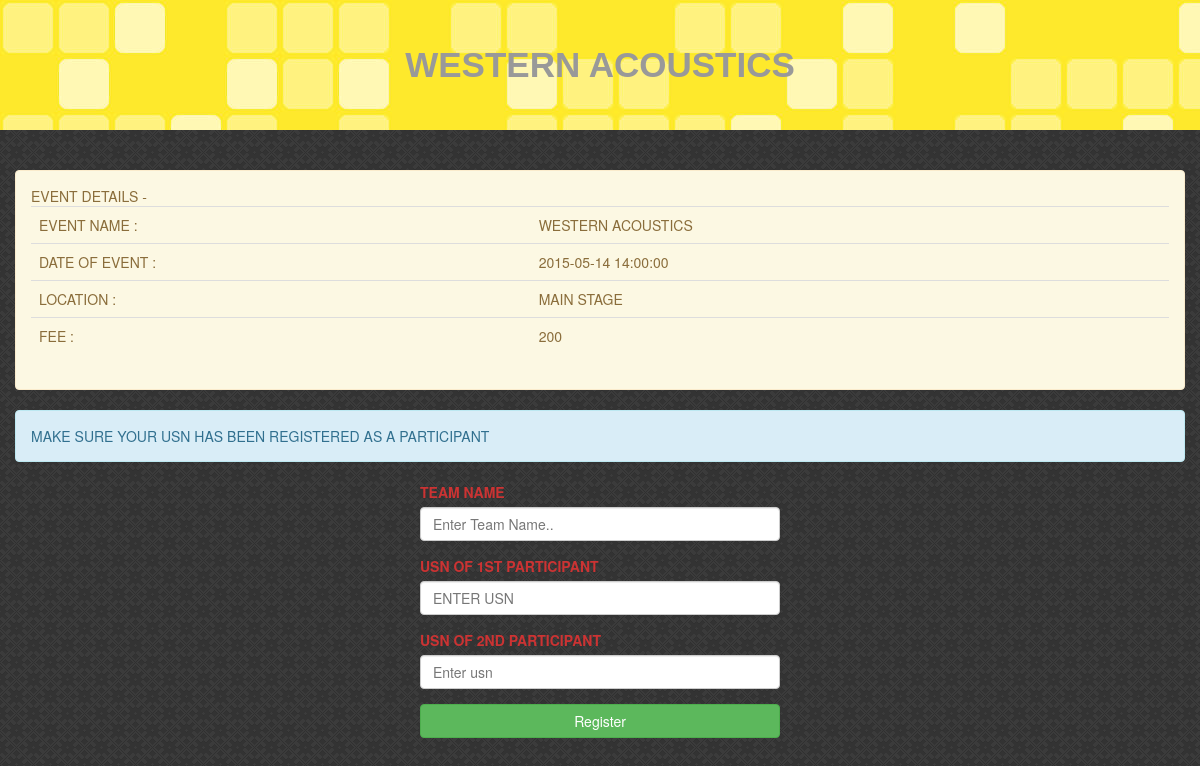
The page /project/western.php on the database its author committed.
### tables this page shows
CREATE TABLE IF NOT EXISTS `event` (
  `EID` int(11) NOT NULL,
  `ENAME` varchar(50) DEFAULT NULL,
  `ETYPE` varchar(20) DEFAULT NULL,
  `FEE` int(11) DEFAULT NULL,
  `LOCATION` varchar(50) DEFAULT NULL,
  `DT_TM` datetime DEFAULT NULL,
  `MAX_PART` int(11) DEFAULT NULL,
  `MAX_TIME` time DEFAULT NULL,
  `C_USN` varchar(15) DEFAULT NULL
);

### project/western.php (the view, shortened to what this page needs)
<!DOCTYPE html PUBLIC "-//W3C//DTD XHTML 1.0 Transitional//EN" "http://www.w3.org/TR/xhtml1/DTD/xhtml1-transitional.dtd">
<html xmlns="http://www.w3.org/1999/xhtml">
<head>
<link href="../css/styleForProject.css" type="text/css" rel="stylesheet" />
<link href="../css/bootstrap.min.css" type="text/css" rel="stylesheet" />
<?php
$eid  = 5;
?>
</head>
<body>
<header id="pageHeader">Western Acoustics</header>
<div class="container">
<div class="row">
<div id="formBody"><div class="alert alert-warning">Event Details - <?php
 $sql_for_event = "select * from event where eid = $eid";
$result_event = mysql_query($sql_for_event);
echo "<table class='table'>";
while($row = mysql_fetch_array($result_event))
{
	echo "<tr><td>Event Name : </td><td>".$row[1]."</td></tr>";
	echo "<tr><td>Date Of Event : </td><td>".$row[5]."</td></tr>";
	echo "<tr><td>Location : </td><td>".$row[4]."</td></tr>";
	echo "<tr><td>Fee : </td><td>".$row[3]."</td></tr>";
}
echo "</table>";?></div>
<form action="western.php" method="post">
<div class="alert alert-info">Make Sure Your usn has been registered as a participant </div>
<div class="col-sm-4 col-sm-offset-4">
<div class="form-group">
<label>Team Name</label>
<input class="form-control" id="tname" name="tname" placeholder="Enter Team Name.. " />
</div>
</div>
<div class="col-sm-4 col-sm-offset-4">
<div class="form-group">
<label>Usn of 1st participant</label>
<input class="form-control" id="usn" name="usn" placeholder="Enter usn " />
</div>
</div>
<div class="col-sm-4 col-sm-offset-4">
<div class="form-group">
<label>Usn of 2nd participant</label>
<input class="form-control" id="usn2" name="usn2" placeholder="Enter usn " />
</div>
</div>
<div class="col-sm-4 col-sm-offset-4">
<input class="btn btn-block btn-success" type="submit" value="Register" />
</div>
</form>
</div>
</div>
</div>
</body>
</html>

### css/styleForProject.css (style rules this page uses)
#pageHeader { background:#39F url(../img/bgImg.png) ; color:#999; text-align:center; font-size:2.5em; font-weight:900; font-family:Arial, Helvetica, sans-serif; padding:40px 0px; text-transform:uppercase; overflow:hidden; }
body { background: url(../img/dark_embroidery.png); line-height:1.618em; }
#formBody { padding:40px 0px 20px 0px; font-size:1em; text-transform:uppercase; }
#name,#usn,#section { text-transform:uppercase; }
label { text-transform:uppercase; color:#C33; }

### rows shown on the page
event: ENAME "WESTERN ACOUSTICS", DT_TM "2015-05-14 14:00:00", LOCATION "MAIN STAGE", FEE "200"
